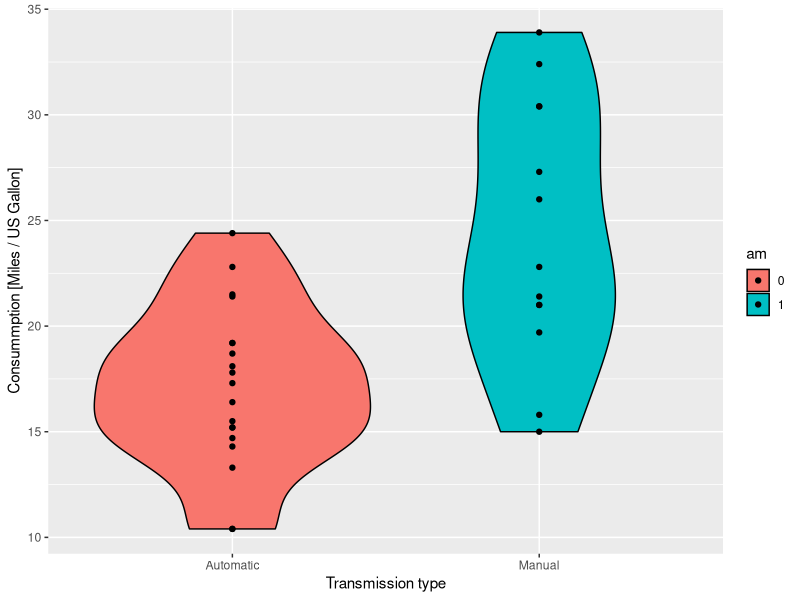
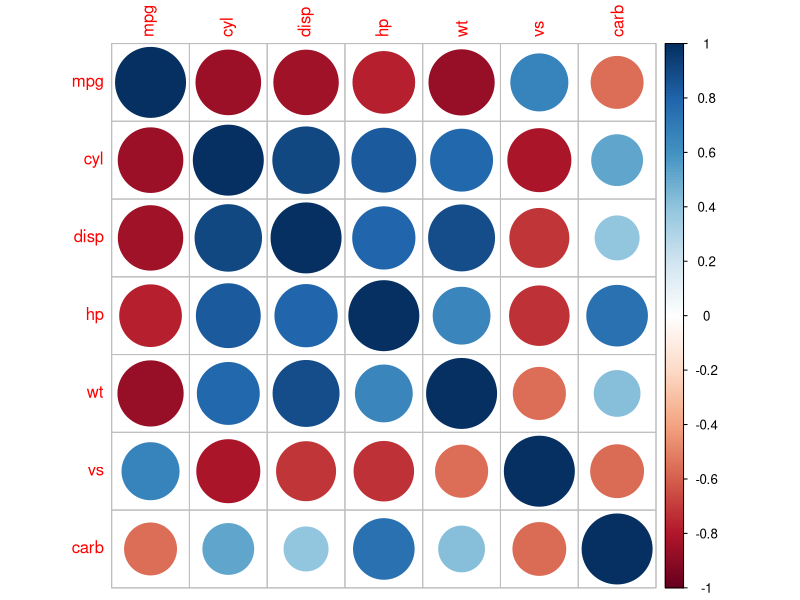
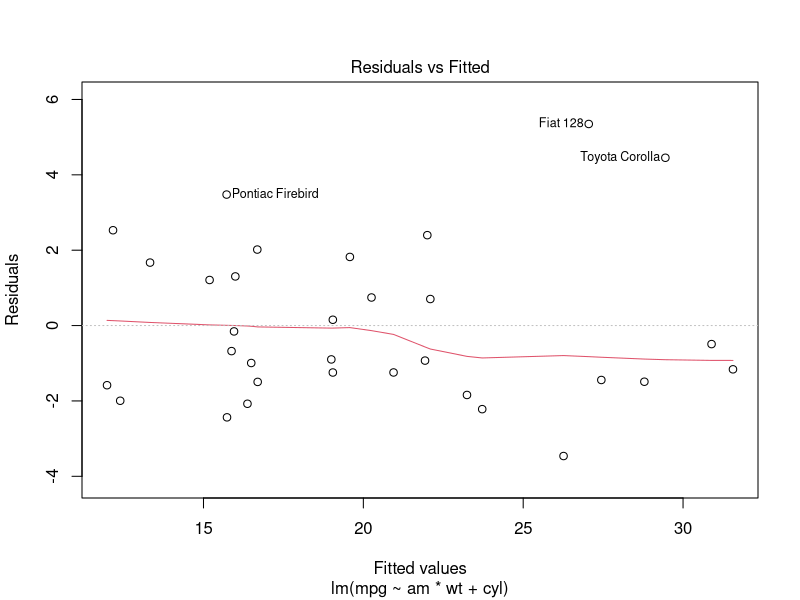
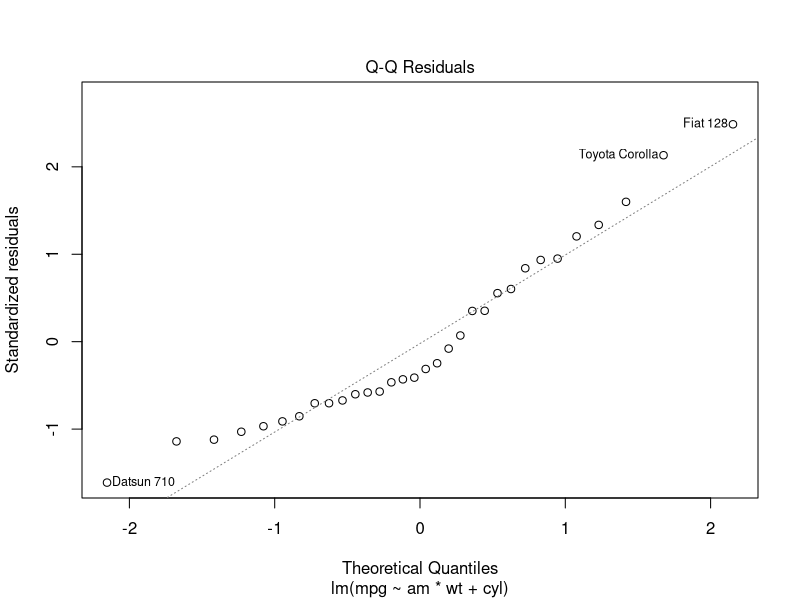
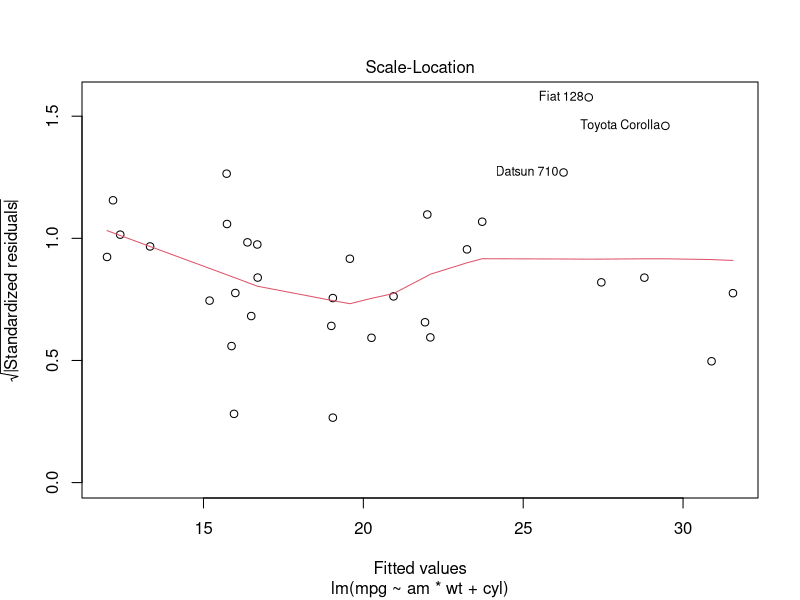
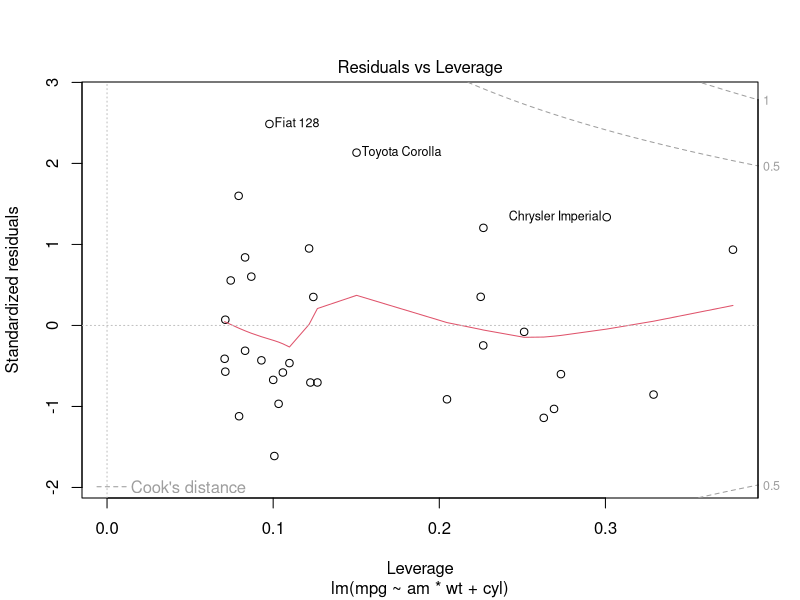
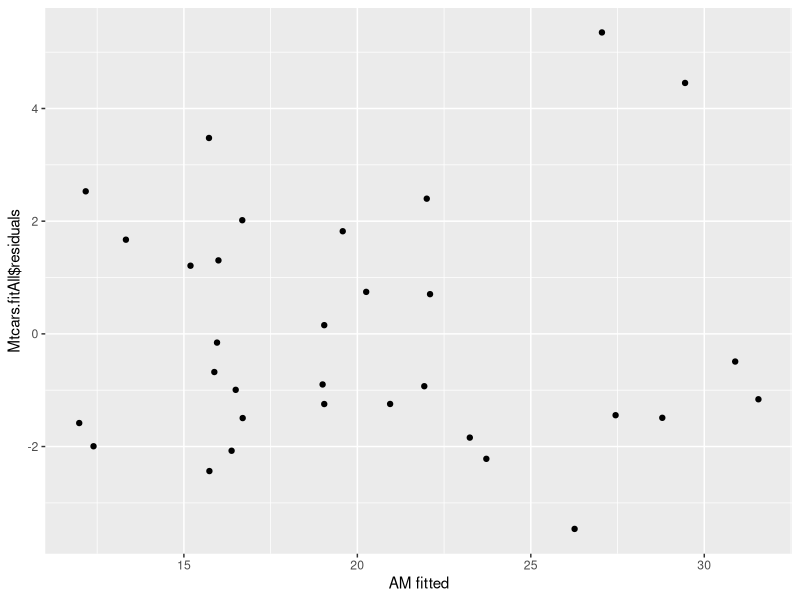
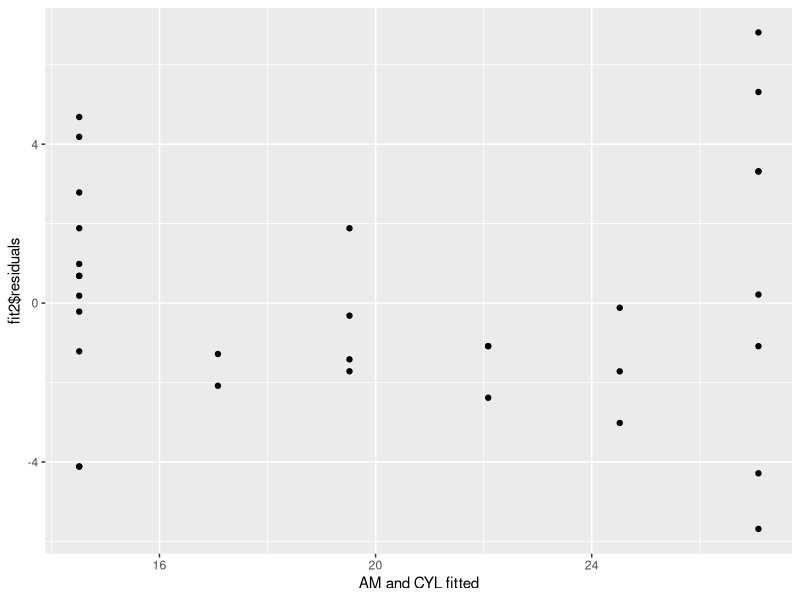

Reproduce these figures in R, in order.
## ---- chunk 1
knitr::opts_chunk$set(echo = TRUE)
## ---- chunk 2
nonFactorVars <- c("mpg","cyl","disp","hp","wt","vs","carb")
factorVars <- c("am")
# save into a local variable the dataframe
Mtcars.df <- mtcars[,c(nonFactorVars,factorVars)]
# coerce the categorical variables rappresented as numerical into R factor variables
Mtcars.df[factorVars] <- lapply(Mtcars.df[factorVars], factor)

head(Mtcars.df,5)
## ---- chunk 3
library(ggplot2)

g1 <- ggplot(Mtcars.df,aes(x = am, y = mpg, fill = am))
g1 <- g1 + geom_violin(color = "black")
g1 <- g1 + scale_x_discrete(breaks=c("0","1"),
                            labels=c("Automatic", "Manual"))
g1 <- g1 + geom_point()
g1 <- g1 + xlab("Transmission type")
g1 <- g1 + ylab("Consummption [Miles / US Gallon]")
g1
## ---- chunk 4
library(corrplot)

M <- cor(Mtcars.df[nonFactorVars])
corrplot(M, method="circle")
## ---- chunk 5
Mtcars.fitSimple <- lm(mpg ~ am, Mtcars.df)
## ---- chunk 6
summary(Mtcars.fitSimple)
## ---- chunk 7
fit1 <- lm(mpg ~ am, Mtcars.df)
fit2 <- lm(mpg ~ am + disp, Mtcars.df)
fit3 <- lm(mpg ~ am + disp + cyl, Mtcars.df)
fit4 <- lm(mpg ~ am + disp + cyl + hp, Mtcars.df)
fit5 <- lm(mpg ~ am + disp + cyl + hp + wt, Mtcars.df)
## ---- chunk 8
library(car)

list("lm(mpg ~ am + disp, Mtcars.df)" = vif(fit2),"lm(mpg ~ am + disp + cyl, Mtcars.df)" = vif(fit3),"lm(mpg ~ am + disp + cyl + hp, Mtcars.df)" = vif(fit4), "lm(mpg ~ am + disp + cyl + hp + wt, Mtcars.df)"= vif(fit5))
## ---- chunk 9
anova(fit1, fit2, fit3, fit4, fit5)
## ---- chunk 10
anova(fit1, fit2, fit3, fit4)

Mtcars.fitAll <- lm(mpg ~ am * wt + cyl, Mtcars.df)
summary(Mtcars.fitAll)

plot(Mtcars.fitAll)
## ---- chunk 11
library(ggplot2)
g1 <- ggplot(Mtcars.df,aes(Mtcars.fitAll$fitted.values,Mtcars.fitAll$residuals))
g1 <- g1 + geom_point()
g1 <- g1 + xlab("AM fitted")
g1

#centering variable
Mtcars.df$cyl.c <- Mtcars.df$cyl - median(Mtcars.df$cyl)
fit2 <- lm(mpg ~ am + cyl.c, Mtcars.df)
summary(fit2)

g2 <- ggplot(Mtcars.df,aes(fit2$fitted.values,fit2$residuals))
g2 <- g2 + geom_point()
g2 <- g2 + xlab("AM and CYL fitted")
g2

Mtcars.df$disp.c <- Mtcars.df$disp - mean(Mtcars.df$disp)
fit3 <- lm(mpg ~ am + disp.c, Mtcars.df)
summary(fit3)

g3 <- ggplot(Mtcars.df,aes(fit3$fitted.values,fit3$residuals))
g3 <- g3 + geom_point()
g3 <- g3 + xlab("AM and DISP fitted")
g3

pt(q = coef(summary(Mtcars.fitAll))[1,3],df = 29,lower.tail = FALSE)
## ---- chunk 12
str(Mtcars.df)

library(GGally) 

g = ggpairs(Mtcars.df, lower = list(continuous = "smooth", discrete = "facetbar", combo = "dot_no_facet"),columns = c(nonFactorVars, factorVars), showStrips = TRUE, axisLabels = "show")
g

g <- ggplot(Mtcars.df,aes(x = disp, y = mpg, color = am))
g <- g + geom_point()
g
## ---- chunk 13
fit <- lm(mpg ~ am + hp + wt + cyl, mtcars)

summary(fit)

## ---- chunk 14
fit <- lm(mpg ~ am + hp + wt, mtcars)
fitCyl <- lm(mpg ~ am + hp + wt + cyl, mtcars)
fitDisp <- lm(mpg ~ am + hp + wt + disp, mtcars)

anova(fit, fitCyl)
anova(fit, fitDisp)

